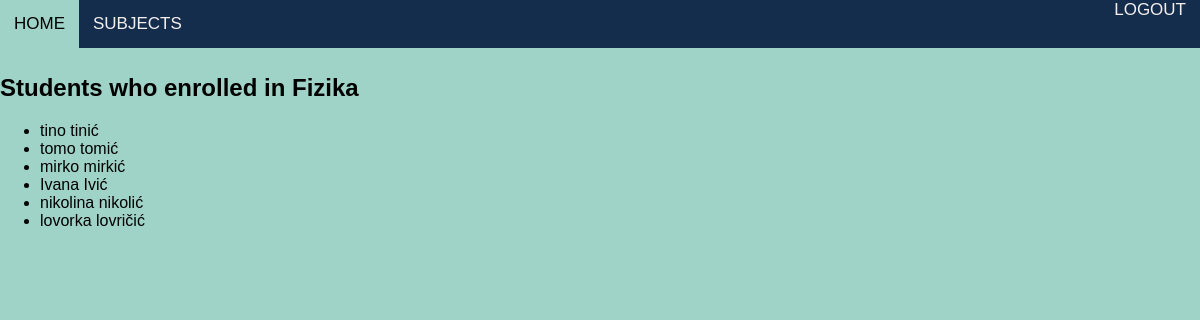
/subject/enrolled_students/2/ (signed in), run on an earlier commit of the app's database.
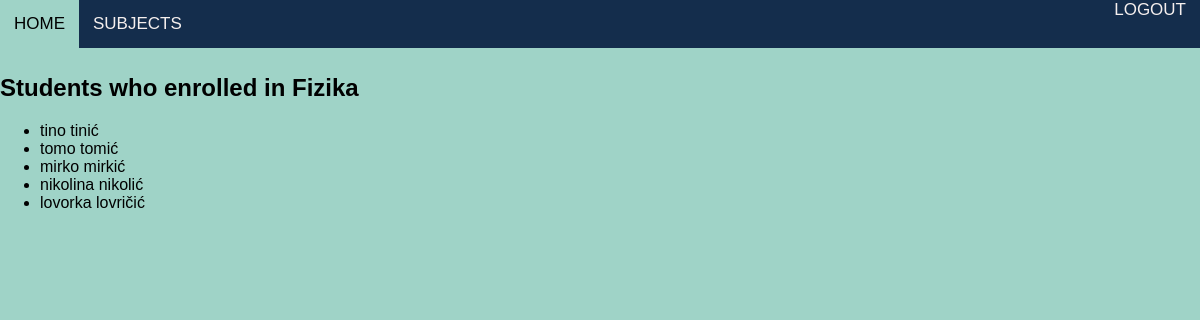
And on a later commit of the database.
### EnrollmentApp/models.py (models this page shows, shortened)
class Korisnici(AbstractUser):
    class RoleChoices(Enum):
        ADMINISTRATOR = 'administrator'
        PROFESOR = 'profesor'
        STUDENT = 'student'
    class StatusChoices(Enum):
        NONE = 'none'
        REDOVAN = 'redovan'
        IZVANREDAN = 'izvanredan'
    role = models.CharField(max_length=20, choices=[(role.value, role.name) for role in RoleChoices])
    status = models.CharField(max_length=20, choices=[(status.value, status.name) for status in StatusChoices])
    user_permissions = models.ManyToManyField(
        Permission,
        verbose_name='user permissions',
        blank=True,
        related_name='korisnici_set'
    )
    groups = models.ManyToManyField(
        'auth.Group',
        verbose_name='groups',
        blank=True,
        related_name='korisnici_set'
    )

### EnrollmentApp/views.py (the view)
# urls.py: path('subject/enrolled_students/<int:subject_id>/', views.subject_enrolled_students, name='subject_enrolled_students'),
@login_required
@user_passes_test(check_professor)
def subject_enrolled_students(request, subject_id):
    subject = get_object_or_404(Predmeti, id=subject_id)
    enrolled_students = Korisnici.objects.filter(studentenrollment__subject=subject, studentenrollment__status='Enrolled')
    context = {
        'subject': subject,
        'enrolled_students': enrolled_students,
    }
    return render(request, 'subject_enrolled_students.html', context)

### EnrollmentApp/views.py (called while the page is built)
def check_professor(user):
     return user.role == 'profesor'

### EnrollmentApp/templates/subject_enrolled_students.html (shortened to what this page needs)
{% load static %}
<!DOCTYPE html>
<html>
<head>
    <link rel="stylesheet" type="text/css" href="{% static 'css/style.css' %}">
</head>
<body>
    <nav>
        <div class="nav-left">
            <a href="{% url 'success' %}">HOME</a>
            <a href="{% url 'professor_subjects' %}" >SUBJECTS</a>
        </div>
        <div class="nav-right">
            <a href="{% url 'logout' %}" class="logout">LOGOUT</a>
        </div>
    </nav>
    <br>
    <br>
    <br>
    <h2> Students who enrolled in {{ subject.name }}</h2>
    {% if enrolled_students %}
        <ul>
            {% for student in enrolled_students %}
                <li>{{ student.first_name }} {{ student.last_name }}</li>
            {% endfor %}
        </ul>
    {% else %}
        <p>No enrolled students for this subject.</p>
    {% endif %}
</body>
</html>

What changed in the data, as far as the page shows it:
no longer on this page (row edited): Korisnici: first_name "Ivana", last_name "Ivić"
